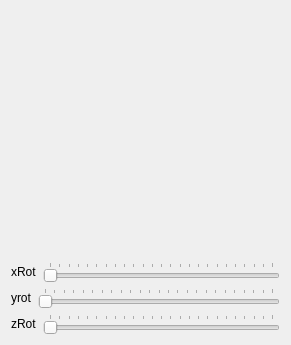
<?xml version="1.0" encoding="UTF-8"?>
<ui version="4.0">
 <class>Window</class>
 <widget class="QWidget" name="Window">
  <property name="geometry">
   <rect>
    <x>0</x>
    <y>0</y>
    <width>291</width>
    <height>345</height>
   </rect>
  </property>
  <property name="windowTitle">
   <string>Window</string>
  </property>
  <layout class="QVBoxLayout" name="verticalLayout">
   <item>
    <widget class="MyGLWidget" name="myGLWidget" native="true">
     <property name="minimumSize">
      <size>
       <width>200</width>
       <height>200</height>
      </size>
     </property>
    </widget>
   </item>
   <item>
    <layout class="QHBoxLayout" name="horizontalLayout">
     <item>
      <widget class="QLabel" name="label">
       <property name="text">
        <string>xRot</string>
       </property>
      </widget>
     </item>
     <item>
      <widget class="QSlider" name="rotXSlider">
       <property name="maximum">
        <number>360</number>
       </property>
       <property name="singleStep">
        <number>16</number>
       </property>
       <property name="pageStep">
        <number>15</number>
       </property>
       <property name="orientation">
        <enum>Qt::Horizontal</enum>
       </property>
       <property name="tickPosition">
        <enum>QSlider::TicksAbove</enum>
       </property>
       <property name="tickInterval">
        <number>15</number>
       </property>
      </widget>
     </item>
    </layout>
   </item>
   <item>
    <layout class="QHBoxLayout" name="horizontalLayout_2">
     <item>
      <widget class="QLabel" name="label_2">
       <property name="text">
        <string>yrot</string>
       </property>
      </widget>
     </item>
     <item>
      <widget class="QSlider" name="rotYSlider">
       <property name="maximum">
        <number>360</number>
       </property>
       <property name="singleStep">
        <number>16</number>
       </property>
       <property name="pageStep">
        <number>15</number>
       </property>
       <property name="orientation">
        <enum>Qt::Horizontal</enum>
       </property>
       <property name="tickPosition">
        <enum>QSlider::TicksAbove</enum>
       </property>
       <property name="tickInterval">
        <number>15</number>
       </property>
      </widget>
     </item>
    </layout>
   </item>
   <item>
    <layout class="QHBoxLayout" name="horizontalLayout_3">
     <item>
      <widget class="QLabel" name="label_3">
       <property name="text">
        <string>zRot</string>
       </property>
      </widget>
     </item>
     <item>
      <widget class="QSlider" name="rotZSlider">
       <property name="maximum">
        <number>360</number>
       </property>
       <property name="singleStep">
        <number>16</number>
       </property>
       <property name="pageStep">
        <number>15</number>
       </property>
       <property name="orientation">
        <enum>Qt::Horizontal</enum>
       </property>
       <property name="tickPosition">
        <enum>QSlider::TicksAbove</enum>
       </property>
       <property name="tickInterval">
        <number>15</number>
       </property>
      </widget>
     </item>
    </layout>
   </item>
  </layout>
 </widget>
 <layoutdefault spacing="6" margin="11"/>
 <customwidgets>
  <customwidget>
   <class>MyGLWidget</class>
   <extends>QWidget</extends>
   <header>myglwidget.hpp</header>
   <container>1</container>
   <slots>
    <slot>setXRotation(int)</slot>
    <slot>setZRotation(int)</slot>
    <slot>setYRotation(int)</slot>
   </slots>
  </customwidget>
 </customwidgets>
 <resources/>
 <connections>
  <connection>
   <sender>rotXSlider</sender>
   <signal>valueChanged(int)</signal>
   <receiver>myGLWidget</receiver>
   <slot>setXRotation(int)</slot>
   <hints>
    <hint type="sourcelabel">
     <x>81</x>
     <y>227</y>
    </hint>
    <hint type="destinationlabel">
     <x>83</x>
     <y>205</y>
    </hint>
   </hints>
  </connection>
  <connection>
   <sender>rotYSlider</sender>
   <signal>valueChanged(int)</signal>
   <receiver>myGLWidget</receiver>
   <slot>setYRotation(int)</slot>
   <hints>
    <hint type="sourcelabel">
     <x>153</x>
     <y>265</y>
    </hint>
    <hint type="destinationlabel">
     <x>156</x>
     <y>206</y>
    </hint>
   </hints>
  </connection>
  <connection>
   <sender>rotZSlider</sender>
   <signal>valueChanged(int)</signal>
   <receiver>myGLWidget</receiver>
   <slot>setZRotation(int)</slot>
   <hints>
    <hint type="sourcelabel">
     <x>229</x>
     <y>311</y>
    </hint>
    <hint type="destinationlabel">
     <x>227</x>
     <y>202</y>
    </hint>
   </hints>
  </connection>
 </connections>
</ui>
